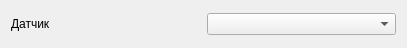
<?xml version="1.0" encoding="UTF-8"?>
<ui version="4.0">
 <class>sensorWidget</class>
 <widget class="QWidget" name="sensorWidget">
  <property name="geometry">
   <rect>
    <x>0</x>
    <y>0</y>
    <width>407</width>
    <height>48</height>
   </rect>
  </property>
  <property name="sizePolicy">
   <sizepolicy hsizetype="Expanding" vsizetype="Fixed">
    <horstretch>0</horstretch>
    <verstretch>0</verstretch>
   </sizepolicy>
  </property>
  <property name="windowTitle">
   <string>Form</string>
  </property>
  <layout class="QHBoxLayout" name="horizontalLayout">
   <item>
    <widget class="QLabel" name="labelNum">
     <property name="text">
      <string>Датчик</string>
     </property>
    </widget>
   </item>
   <item>
    <widget class="QComboBox" name="comboBox"/>
   </item>
  </layout>
 </widget>
 <resources/>
 <connections/>
</ui>
